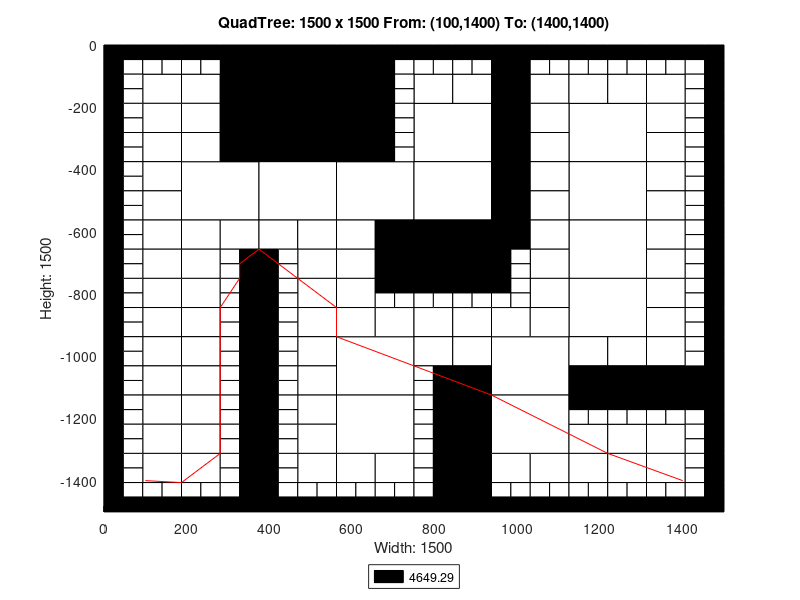

MATLAB code for this plot:
axis([0 1500 -1500 0]);
title('QuadTree: 1500 x 1500 From: (100,1400) To: (1400,1400)');
xlabel('Width: 1500');
ylabel('Height: 1500');
rectangle('Position',[375 -187.5 187.5 187.5], 'FaceColor',[0 0 0]);
rectangle('Position',[375 -375 187.5 187.5], 'FaceColor',[0 0 0]);
rectangle('Position',[187.5 -562.5 187.5 187.5], 'FaceColor',[1 1 1]);
rectangle('Position',[375 -562.5 187.5 187.5], 'FaceColor',[1 1 1]);
rectangle('Position',[562.5 -562.5 187.5 187.5], 'FaceColor',[1 1 1]);
rectangle('Position',[750 -375 187.5 187.5], 'FaceColor',[1 1 1]);
rectangle('Position',[1125 -375 187.5 187.5], 'FaceColor',[1 1 1]);
rectangle('Position',[750 -562.5 187.5 187.5], 'FaceColor',[1 1 1]);
rectangle('Position',[750 -750 187.5 187.5], 'FaceColor',[0 0 0]);
rectangle('Position',[1125 -562.5 187.5 187.5], 'FaceColor',[1 1 1]);
rectangle('Position',[1125 -750 187.5 187.5], 'FaceColor',[1 1 1]);
rectangle('Position',[562.5 -1125 187.5 187.5], 'FaceColor',[1 1 1]);
rectangle('Position',[562.5 -1312.5 187.5 187.5], 'FaceColor',[1 1 1]);
rectangle('Position',[937.5 -1125 187.5 187.5], 'FaceColor',[1 1 1]);
rectangle('Position',[1125 -937.5 187.5 187.5], 'FaceColor',[1 1 1]);
rectangle('Position',[937.5 -1312.5 187.5 187.5], 'FaceColor',[1 1 1]);
rectangle('Position',[93.75 -187.5 93.75 93.75], 'FaceColor',[1 1 1]);
rectangle('Position',[281.25 -93.75 93.75 93.75], 'FaceColor',[0 0 0]);
rectangle('Position',[187.5 -187.5 93.75 93.75], 'FaceColor',[1 1 1]);
rectangle('Position',[281.25 -187.5 93.75 93.75], 'FaceColor',[0 0 0]);
rectangle('Position',[93.75 -281.25 93.75 93.75], 'FaceColor',[1 1 1]);
rectangle('Position',[93.75 -375 93.75 93.75], 'FaceColor',[1 1 1]);
rectangle('Position',[187.5 -281.25 93.75 93.75], 'FaceColor',[1 1 1]);
rectangle('Position',[281.25 -281.25 93.75 93.75], 'FaceColor',[0 0 0]);
rectangle('Position',[187.5 -375 93.75 93.75], 'FaceColor',[1 1 1]);
rectangle('Position',[281.25 -375 93.75 93.75], 'FaceColor',[0 0 0]);
rectangle('Position',[562.5 -93.75 93.75 93.75], 'FaceColor',[0 0 0]);
rectangle('Position',[562.5 -187.5 93.75 93.75], 'FaceColor',[0 0 0]);
rectangle('Position',[562.5 -281.25 93.75 93.75], 'FaceColor',[0 0 0]);
rectangle('Position',[562.5 -375 93.75 93.75], 'FaceColor',[0 0 0]);
rectangle('Position',[93.75 -468.75 93.75 93.75], 'FaceColor',[1 1 1]);
rectangle('Position',[93.75 -562.5 93.75 93.75], 'FaceColor',[1 1 1]);
rectangle('Position',[93.75 -656.25 93.75 93.75], 'FaceColor',[1 1 1]);
rectangle('Position',[93.75 -750 93.75 93.75], 'FaceColor',[1 1 1]);
rectangle('Position',[187.5 -656.25 93.75 93.75], 'FaceColor',[1 1 1]);
rectangle('Position',[281.25 -656.25 93.75 93.75], 'FaceColor',[1 1 1]);
rectangle('Position',[187.5 -750 93.75 93.75], 'FaceColor',[1 1 1]);
rectangle('Position',[375 -656.25 93.75 93.75], 'FaceColor',[1 1 1]);
rectangle('Position',[468.75 -656.25 93.75 93.75], 'FaceColor',[1 1 1]);
rectangle('Position',[468.75 -750 93.75 93.75], 'FaceColor',[1 1 1]);
rectangle('Position',[562.5 -656.25 93.75 93.75], 'FaceColor',[1 1 1]);
rectangle('Position',[656.25 -656.25 93.75 93.75], 'FaceColor',[0 0 0]);
rectangle('Position',[562.5 -750 93.75 93.75], 'FaceColor',[1 1 1]);
rectangle('Position',[656.25 -750 93.75 93.75], 'FaceColor',[0 0 0]);
rectangle('Position',[750 -187.5 93.75 93.75], 'FaceColor',[1 1 1]);
rectangle('Position',[843.75 -187.5 93.75 93.75], 'FaceColor',[1 1 1]);
rectangle('Position',[937.5 -93.75 93.75 93.75], 'FaceColor',[0 0 0]);
rectangle('Position',[937.5 -187.5 93.75 93.75], 'FaceColor',[0 0 0]);
rectangle('Position',[1031.25 -187.5 93.75 93.75], 'FaceColor',[1 1 1]);
rectangle('Position',[937.5 -281.25 93.75 93.75], 'FaceColor',[0 0 0]);
rectangle('Position',[1031.25 -281.25 93.75 93.75], 'FaceColor',[1 1 1]);
rectangle('Position',[937.5 -375 93.75 93.75], 'FaceColor',[0 0 0]);
rectangle('Position',[1031.25 -375 93.75 93.75], 'FaceColor',[1 1 1]);
rectangle('Position',[1125 -187.5 93.75 93.75], 'FaceColor',[1 1 1]);
rectangle('Position',[1218.75 -187.5 93.75 93.75], 'FaceColor',[1 1 1]);
rectangle('Position',[1312.5 -187.5 93.75 93.75], 'FaceColor',[1 1 1]);
rectangle('Position',[1312.5 -281.25 93.75 93.75], 'FaceColor',[1 1 1]);
rectangle('Position',[1312.5 -375 93.75 93.75], 'FaceColor',[1 1 1]);
rectangle('Position',[937.5 -468.75 93.75 93.75], 'FaceColor',[0 0 0]);
rectangle('Position',[1031.25 -468.75 93.75 93.75], 'FaceColor',[1 1 1]);
rectangle('Position',[937.5 -562.5 93.75 93.75], 'FaceColor',[0 0 0]);
rectangle('Position',[1031.25 -562.5 93.75 93.75], 'FaceColor',[1 1 1]);
rectangle('Position',[937.5 -656.25 93.75 93.75], 'FaceColor',[0 0 0]);
rectangle('Position',[1031.25 -656.25 93.75 93.75], 'FaceColor',[1 1 1]);
rectangle('Position',[1031.25 -750 93.75 93.75], 'FaceColor',[1 1 1]);
rectangle('Position',[1312.5 -468.75 93.75 93.75], 'FaceColor',[1 1 1]);
rectangle('Position',[1312.5 -562.5 93.75 93.75], 'FaceColor',[1 1 1]);
rectangle('Position',[1312.5 -656.25 93.75 93.75], 'FaceColor',[1 1 1]);
rectangle('Position',[1312.5 -750 93.75 93.75], 'FaceColor',[1 1 1]);
rectangle('Position',[93.75 -843.75 93.75 93.75], 'FaceColor',[1 1 1]);
rectangle('Position',[93.75 -937.5 93.75 93.75], 'FaceColor',[1 1 1]);
rectangle('Position',[187.5 -843.75 93.75 93.75], 'FaceColor',[1 1 1]);
rectangle('Position',[187.5 -937.5 93.75 93.75], 'FaceColor',[1 1 1]);
rectangle('Position',[93.75 -1031.25 93.75 93.75], 'FaceColor',[1 1 1]);
rectangle('Position',[93.75 -1125 93.75 93.75], 'FaceColor',[1 1 1]);
rectangle('Position',[187.5 -1031.25 93.75 93.75], 'FaceColor',[1 1 1]);
rectangle('Position',[187.5 -1125 93.75 93.75], 'FaceColor',[1 1 1]);
rectangle('Position',[468.75 -843.75 93.75 93.75], 'FaceColor',[1 1 1]);
rectangle('Position',[468.75 -937.5 93.75 93.75], 'FaceColor',[1 1 1]);
rectangle('Position',[562.5 -843.75 93.75 93.75], 'FaceColor',[1 1 1]);
rectangle('Position',[562.5 -937.5 93.75 93.75], 'FaceColor',[1 1 1]);
rectangle('Position',[656.25 -937.5 93.75 93.75], 'FaceColor',[1 1 1]);
rectangle('Position',[468.75 -1031.25 93.75 93.75], 'FaceColor',[1 1 1]);
rectangle('Position',[468.75 -1125 93.75 93.75], 'FaceColor',[1 1 1]);
rectangle('Position',[93.75 -1218.75 93.75 93.75], 'FaceColor',[1 1 1]);
rectangle('Position',[93.75 -1312.5 93.75 93.75], 'FaceColor',[1 1 1]);
rectangle('Position',[187.5 -1218.75 93.75 93.75], 'FaceColor',[1 1 1]);
rectangle('Position',[187.5 -1312.5 93.75 93.75], 'FaceColor',[1 1 1]);
rectangle('Position',[93.75 -1406.25 93.75 93.75], 'FaceColor',[1 1 1]);
rectangle('Position',[187.5 -1406.25 93.75 93.75], 'FaceColor',[1 1 1]);
rectangle('Position',[468.75 -1218.75 93.75 93.75], 'FaceColor',[1 1 1]);
rectangle('Position',[468.75 -1312.5 93.75 93.75], 'FaceColor',[1 1 1]);
rectangle('Position',[468.75 -1406.25 93.75 93.75], 'FaceColor',[1 1 1]);
rectangle('Position',[562.5 -1406.25 93.75 93.75], 'FaceColor',[1 1 1]);
rectangle('Position',[656.25 -1406.25 93.75 93.75], 'FaceColor',[1 1 1]);
rectangle('Position',[750 -937.5 93.75 93.75], 'FaceColor',[1 1 1]);
rectangle('Position',[843.75 -937.5 93.75 93.75], 'FaceColor',[1 1 1]);
rectangle('Position',[1031.25 -843.75 93.75 93.75], 'FaceColor',[1 1 1]);
rectangle('Position',[937.5 -937.5 93.75 93.75], 'FaceColor',[1 1 1]);
rectangle('Position',[1031.25 -937.5 93.75 93.75], 'FaceColor',[1 1 1]);
rectangle('Position',[750 -1031.25 93.75 93.75], 'FaceColor',[1 1 1]);
rectangle('Position',[843.75 -1031.25 93.75 93.75], 'FaceColor',[1 1 1]);
rectangle('Position',[843.75 -1125 93.75 93.75], 'FaceColor',[0 0 0]);
rectangle('Position',[1312.5 -843.75 93.75 93.75], 'FaceColor',[1 1 1]);
rectangle('Position',[1312.5 -937.5 93.75 93.75], 'FaceColor',[1 1 1]);
rectangle('Position',[1125 -1031.25 93.75 93.75], 'FaceColor',[1 1 1]);
rectangle('Position',[1218.75 -1031.25 93.75 93.75], 'FaceColor',[1 1 1]);
rectangle('Position',[1125 -1125 93.75 93.75], 'FaceColor',[0 0 0]);
rectangle('Position',[1218.75 -1125 93.75 93.75], 'FaceColor',[0 0 0]);
rectangle('Position',[1312.5 -1031.25 93.75 93.75], 'FaceColor',[1 1 1]);
rectangle('Position',[1312.5 -1125 93.75 93.75], 'FaceColor',[0 0 0]);
rectangle('Position',[1406.25 -1125 93.75 93.75], 'FaceColor',[0 0 0]);
rectangle('Position',[843.75 -1218.75 93.75 93.75], 'FaceColor',[0 0 0]);
rectangle('Position',[843.75 -1312.5 93.75 93.75], 'FaceColor',[0 0 0]);
rectangle('Position',[843.75 -1406.25 93.75 93.75], 'FaceColor',[0 0 0]);
rectangle('Position',[843.75 -1500 93.75 93.75], 'FaceColor',[0 0 0]);
rectangle('Position',[937.5 -1406.25 93.75 93.75], 'FaceColor',[1 1 1]);
rectangle('Position',[1031.25 -1406.25 93.75 93.75], 'FaceColor',[1 1 1]);
rectangle('Position',[1125 -1312.5 93.75 93.75], 'FaceColor',[1 1 1]);
rectangle('Position',[1218.75 -1312.5 93.75 93.75], 'FaceColor',[1 1 1]);
rectangle('Position',[1312.5 -1312.5 93.75 93.75], 'FaceColor',[1 1 1]);
rectangle('Position',[1125 -1406.25 93.75 93.75], 'FaceColor',[1 1 1]);
rectangle('Position',[1218.75 -1406.25 93.75 93.75], 'FaceColor',[1 1 1]);
rectangle('Position',[1312.5 -1406.25 93.75 93.75], 'FaceColor',[1 1 1]);
rectangle('Position',[0 -46.875 46.875 46.875], 'FaceColor',[0 0 0]);
rectangle('Position',[46.875 -46.875 46.875 46.875], 'FaceColor',[0 0 0]);
rectangle('Position',[0 -93.75 46.875 46.875], 'FaceColor',[0 0 0]);
rectangle('Position',[46.875 -93.75 46.875 46.875], 'FaceColor',[1 1 1]);
rectangle('Position',[93.75 -46.875 46.875 46.875], 'FaceColor',[0 0 0]);
rectangle('Position',[140.625 -46.875 46.875 46.875], 'FaceColor',[0 0 0]);
rectangle('Position',[93.75 -93.75 46.875 46.875], 'FaceColor',[1 1 1]);
rectangle('Position',[140.625 -93.75 46.875 46.875], 'FaceColor',[1 1 1]);
rectangle('Position',[0 -140.625 46.875 46.875], 'FaceColor',[0 0 0]);
rectangle('Position',[46.875 -140.625 46.875 46.875], 'FaceColor',[1 1 1]);
rectangle('Position',[0 -187.5 46.875 46.875], 'FaceColor',[0 0 0]);
rectangle('Position',[46.875 -187.5 46.875 46.875], 'FaceColor',[1 1 1]);
rectangle('Position',[187.5 -46.875 46.875 46.875], 'FaceColor',[0 0 0]);
rectangle('Position',[234.375 -46.875 46.875 46.875], 'FaceColor',[0 0 0]);
rectangle('Position',[187.5 -93.75 46.875 46.875], 'FaceColor',[1 1 1]);
rectangle('Position',[234.375 -93.75 46.875 46.875], 'FaceColor',[1 1 1]);
rectangle('Position',[0 -234.375 46.875 46.875], 'FaceColor',[0 0 0]);
rectangle('Position',[46.875 -234.375 46.875 46.875], 'FaceColor',[1 1 1]);
rectangle('Position',[0 -281.25 46.875 46.875], 'FaceColor',[0 0 0]);
rectangle('Position',[46.875 -281.25 46.875 46.875], 'FaceColor',[1 1 1]);
rectangle('Position',[0 -328.125 46.875 46.875], 'FaceColor',[0 0 0]);
rectangle('Position',[46.875 -328.125 46.875 46.875], 'FaceColor',[1 1 1]);
rectangle('Position',[0 -375 46.875 46.875], 'FaceColor',[0 0 0]);
rectangle('Position',[46.875 -375 46.875 46.875], 'FaceColor',[1 1 1]);
rectangle('Position',[656.25 -46.875 46.875 46.875], 'FaceColor',[0 0 0]);
rectangle('Position',[703.125 -46.875 46.875 46.875], 'FaceColor',[0 0 0]);
rectangle('Position',[656.25 -93.75 46.875 46.875], 'FaceColor',[0 0 0]);
rectangle('Position',[703.125 -93.75 46.875 46.875], 'FaceColor',[1 1 1]);
rectangle('Position',[656.25 -140.625 46.875 46.875], 'FaceColor',[0 0 0]);
rectangle('Position',[703.125 -140.625 46.875 46.875], 'FaceColor',[1 1 1]);
rectangle('Position',[656.25 -187.5 46.875 46.875], 'FaceColor',[0 0 0]);
rectangle('Position',[703.125 -187.5 46.875 46.875], 'FaceColor',[1 1 1]);
rectangle('Position',[656.25 -234.375 46.875 46.875], 'FaceColor',[0 0 0]);
rectangle('Position',[703.125 -234.375 46.875 46.875], 'FaceColor',[1 1 1]);
rectangle('Position',[656.25 -281.25 46.875 46.875], 'FaceColor',[0 0 0]);
rectangle('Position',[703.125 -281.25 46.875 46.875], 'FaceColor',[1 1 1]);
rectangle('Position',[656.25 -328.125 46.875 46.875], 'FaceColor',[0 0 0]);
rectangle('Position',[703.125 -328.125 46.875 46.875], 'FaceColor',[1 1 1]);
rectangle('Position',[656.25 -375 46.875 46.875], 'FaceColor',[0 0 0]);
rectangle('Position',[703.125 -375 46.875 46.875], 'FaceColor',[1 1 1]);
rectangle('Position',[0 -421.875 46.875 46.875], 'FaceColor',[0 0 0]);
rectangle('Position',[46.875 -421.875 46.875 46.875], 'FaceColor',[1 1 1]);
rectangle('Position',[0 -468.75 46.875 46.875], 'FaceColor',[0 0 0]);
rectangle('Position',[46.875 -468.75 46.875 46.875], 'FaceColor',[1 1 1]);
rectangle('Position',[0 -515.625 46.875 46.875], 'FaceColor',[0 0 0]);
rectangle('Position',[46.875 -515.625 46.875 46.875], 'FaceColor',[1 1 1]);
rectangle('Position',[0 -562.5 46.875 46.875], 'FaceColor',[0 0 0]);
rectangle('Position',[46.875 -562.5 46.875 46.875], 'FaceColor',[1 1 1]);
rectangle('Position',[0 -609.375 46.875 46.875], 'FaceColor',[0 0 0]);
rectangle('Position',[46.875 -609.375 46.875 46.875], 'FaceColor',[1 1 1]);
rectangle('Position',[0 -656.25 46.875 46.875], 'FaceColor',[0 0 0]);
rectangle('Position',[46.875 -656.25 46.875 46.875], 'FaceColor',[1 1 1]);
rectangle('Position',[0 -703.125 46.875 46.875], 'FaceColor',[0 0 0]);
rectangle('Position',[46.875 -703.125 46.875 46.875], 'FaceColor',[1 1 1]);
rectangle('Position',[0 -750 46.875 46.875], 'FaceColor',[0 0 0]);
rectangle('Position',[46.875 -750 46.875 46.875], 'FaceColor',[1 1 1]);
rectangle('Position',[281.25 -703.125 46.875 46.875], 'FaceColor',[1 1 1]);
rectangle('Position',[328.125 -703.125 46.875 46.875], 'FaceColor',[0 0 0]);
rectangle('Position',[281.25 -750 46.875 46.875], 'FaceColor',[1 1 1]);
rectangle('Position',[328.125 -750 46.875 46.875], 'FaceColor',[0 0 0]);
rectangle('Position',[375 -703.125 46.875 46.875], 'FaceColor',[0 0 0]);
rectangle('Position',[421.875 -703.125 46.875 46.875], 'FaceColor',[1 1 1]);
rectangle('Position',[375 -750 46.875 46.875], 'FaceColor',[0 0 0]);
rectangle('Position',[421.875 -750 46.875 46.875], 'FaceColor',[1 1 1]);
rectangle('Position',[750 -46.875 46.875 46.875], 'FaceColor',[0 0 0]);
rectangle('Position',[796.875 -46.875 46.875 46.875], 'FaceColor',[0 0 0]);
rectangle('Position',[750 -93.75 46.875 46.875], 'FaceColor',[1 1 1]);
rectangle('Position',[796.875 -93.75 46.875 46.875], 'FaceColor',[1 1 1]);
rectangle('Position',[843.75 -46.875 46.875 46.875], 'FaceColor',[0 0 0]);
rectangle('Position',[890.625 -46.875 46.875 46.875], 'FaceColor',[0 0 0]);
rectangle('Position',[843.75 -93.75 46.875 46.875], 'FaceColor',[1 1 1]);
rectangle('Position',[890.625 -93.75 46.875 46.875], 'FaceColor',[1 1 1]);
rectangle('Position',[1031.25 -46.875 46.875 46.875], 'FaceColor',[0 0 0]);
rectangle('Position',[1078.12 -46.875 46.875 46.875], 'FaceColor',[0 0 0]);
rectangle('Position',[1031.25 -93.75 46.875 46.875], 'FaceColor',[1 1 1]);
rectangle('Position',[1078.12 -93.75 46.875 46.875], 'FaceColor',[1 1 1]);
rectangle('Position',[1125 -46.875 46.875 46.875], 'FaceColor',[0 0 0]);
rectangle('Position',[1171.88 -46.875 46.875 46.875], 'FaceColor',[0 0 0]);
rectangle('Position',[1125 -93.75 46.875 46.875], 'FaceColor',[1 1 1]);
rectangle('Position',[1171.88 -93.75 46.875 46.875], 'FaceColor',[1 1 1]);
rectangle('Position',[1218.75 -46.875 46.875 46.875], 'FaceColor',[0 0 0]);
rectangle('Position',[1265.62 -46.875 46.875 46.875], 'FaceColor',[0 0 0]);
rectangle('Position',[1218.75 -93.75 46.875 46.875], 'FaceColor',[1 1 1]);
rectangle('Position',[1265.62 -93.75 46.875 46.875], 'FaceColor',[1 1 1]);
rectangle('Position',[1312.5 -46.875 46.875 46.875], 'FaceColor',[0 0 0]);
rectangle('Position',[1359.38 -46.875 46.875 46.875], 'FaceColor',[0 0 0]);
rectangle('Position',[1312.5 -93.75 46.875 46.875], 'FaceColor',[1 1 1]);
rectangle('Position',[1359.38 -93.75 46.875 46.875], 'FaceColor',[1 1 1]);
rectangle('Position',[1406.25 -46.875 46.875 46.875], 'FaceColor',[0 0 0]);
rectangle('Position',[1453.12 -46.875 46.875 46.875], 'FaceColor',[0 0 0]);
rectangle('Position',[1406.25 -93.75 46.875 46.875], 'FaceColor',[1 1 1]);
rectangle('Position',[1453.12 -93.75 46.875 46.875], 'FaceColor',[0 0 0]);
rectangle('Position',[1406.25 -140.625 46.875 46.875], 'FaceColor',[1 1 1]);
rectangle('Position',[1453.12 -140.625 46.875 46.875], 'FaceColor',[0 0 0]);
rectangle('Position',[1406.25 -187.5 46.875 46.875], 'FaceColor',[1 1 1]);
rectangle('Position',[1453.12 -187.5 46.875 46.875], 'FaceColor',[0 0 0]);
rectangle('Position',[1406.25 -234.375 46.875 46.875], 'FaceColor',[1 1 1]);
rectangle('Position',[1453.12 -234.375 46.875 46.875], 'FaceColor',[0 0 0]);
rectangle('Position',[1406.25 -281.25 46.875 46.875], 'FaceColor',[1 1 1]);
rectangle('Position',[1453.12 -281.25 46.875 46.875], 'FaceColor',[0 0 0]);
rectangle('Position',[1406.25 -328.125 46.875 46.875], 'FaceColor',[1 1 1]);
rectangle('Position',[1453.12 -328.125 46.875 46.875], 'FaceColor',[0 0 0]);
rectangle('Position',[1406.25 -375 46.875 46.875], 'FaceColor',[1 1 1]);
rectangle('Position',[1453.12 -375 46.875 46.875], 'FaceColor',[0 0 0]);
rectangle('Position',[937.5 -703.125 46.875 46.875], 'FaceColor',[0 0 0]);
rectangle('Position',[984.375 -703.125 46.875 46.875], 'FaceColor',[1 1 1]);
rectangle('Position',[937.5 -750 46.875 46.875], 'FaceColor',[0 0 0]);
rectangle('Position',[984.375 -750 46.875 46.875], 'FaceColor',[1 1 1]);
rectangle('Position',[1406.25 -421.875 46.875 46.875], 'FaceColor',[1 1 1]);
rectangle('Position',[1453.12 -421.875 46.875 46.875], 'FaceColor',[0 0 0]);
rectangle('Position',[1406.25 -468.75 46.875 46.875], 'FaceColor',[1 1 1]);
rectangle('Position',[1453.12 -468.75 46.875 46.875], 'FaceColor',[0 0 0]);
rectangle('Position',[1406.25 -515.625 46.875 46.875], 'FaceColor',[1 1 1]);
rectangle('Position',[1453.12 -515.625 46.875 46.875], 'FaceColor',[0 0 0]);
rectangle('Position',[1406.25 -562.5 46.875 46.875], 'FaceColor',[1 1 1]);
rectangle('Position',[1453.12 -562.5 46.875 46.875], 'FaceColor',[0 0 0]);
rectangle('Position',[1406.25 -609.375 46.875 46.875], 'FaceColor',[1 1 1]);
rectangle('Position',[1453.12 -609.375 46.875 46.875], 'FaceColor',[0 0 0]);
rectangle('Position',[1406.25 -656.25 46.875 46.875], 'FaceColor',[1 1 1]);
rectangle('Position',[1453.12 -656.25 46.875 46.875], 'FaceColor',[0 0 0]);
rectangle('Position',[1406.25 -703.125 46.875 46.875], 'FaceColor',[1 1 1]);
rectangle('Position',[1453.12 -703.125 46.875 46.875], 'FaceColor',[0 0 0]);
rectangle('Position',[1406.25 -750 46.875 46.875], 'FaceColor',[1 1 1]);
rectangle('Position',[1453.12 -750 46.875 46.875], 'FaceColor',[0 0 0]);
rectangle('Position',[0 -796.875 46.875 46.875], 'FaceColor',[0 0 0]);
rectangle('Position',[46.875 -796.875 46.875 46.875], 'FaceColor',[1 1 1]);
rectangle('Position',[0 -843.75 46.875 46.875], 'FaceColor',[0 0 0]);
rectangle('Position',[46.875 -843.75 46.875 46.875], 'FaceColor',[1 1 1]);
rectangle('Position',[0 -890.625 46.875 46.875], 'FaceColor',[0 0 0]);
rectangle('Position',[46.875 -890.625 46.875 46.875], 'FaceColor',[1 1 1]);
rectangle('Position',[0 -937.5 46.875 46.875], 'FaceColor',[0 0 0]);
rectangle('Position',[46.875 -937.5 46.875 46.875], 'FaceColor',[1 1 1]);
rectangle('Position',[281.25 -796.875 46.875 46.875], 'FaceColor',[1 1 1]);
rectangle('Position',[328.125 -796.875 46.875 46.875], 'FaceColor',[0 0 0]);
rectangle('Position',[281.25 -843.75 46.875 46.875], 'FaceColor',[1 1 1]);
rectangle('Position',[328.125 -843.75 46.875 46.875], 'FaceColor',[0 0 0]);
rectangle('Position',[281.25 -890.625 46.875 46.875], 'FaceColor',[1 1 1]);
rectangle('Position',[328.125 -890.625 46.875 46.875], 'FaceColor',[0 0 0]);
rectangle('Position',[281.25 -937.5 46.875 46.875], 'FaceColor',[1 1 1]);
rectangle('Position',[328.125 -937.5 46.875 46.875], 'FaceColor',[0 0 0]);
rectangle('Position',[0 -984.375 46.875 46.875], 'FaceColor',[0 0 0]);
rectangle('Position',[46.875 -984.375 46.875 46.875], 'FaceColor',[1 1 1]);
rectangle('Position',[0 -1031.25 46.875 46.875], 'FaceColor',[0 0 0]);
rectangle('Position',[46.875 -1031.25 46.875 46.875], 'FaceColor',[1 1 1]);
rectangle('Position',[0 -1078.12 46.875 46.875], 'FaceColor',[0 0 0]);
rectangle('Position',[46.875 -1078.12 46.875 46.875], 'FaceColor',[1 1 1]);
rectangle('Position',[0 -1125 46.875 46.875], 'FaceColor',[0 0 0]);
rectangle('Position',[46.875 -1125 46.875 46.875], 'FaceColor',[1 1 1]);
rectangle('Position',[281.25 -984.375 46.875 46.875], 'FaceColor',[1 1 1]);
rectangle('Position',[328.125 -984.375 46.875 46.875], 'FaceColor',[0 0 0]);
rectangle('Position',[281.25 -1031.25 46.875 46.875], 'FaceColor',[1 1 1]);
rectangle('Position',[328.125 -1031.25 46.875 46.875], 'FaceColor',[0 0 0]);
rectangle('Position',[281.25 -1078.12 46.875 46.875], 'FaceColor',[1 1 1]);
rectangle('Position',[328.125 -1078.12 46.875 46.875], 'FaceColor',[0 0 0]);
rectangle('Position',[281.25 -1125 46.875 46.875], 'FaceColor',[1 1 1]);
rectangle('Position',[328.125 -1125 46.875 46.875], 'FaceColor',[0 0 0]);
rectangle('Position',[375 -796.875 46.875 46.875], 'FaceColor',[0 0 0]);
rectangle('Position',[421.875 -796.875 46.875 46.875], 'FaceColor',[1 1 1]);
rectangle('Position',[375 -843.75 46.875 46.875], 'FaceColor',[0 0 0]);
rectangle('Position',[421.875 -843.75 46.875 46.875], 'FaceColor',[1 1 1]);
rectangle('Position',[375 -890.625 46.875 46.875], 'FaceColor',[0 0 0]);
rectangle('Position',[421.875 -890.625 46.875 46.875], 'FaceColor',[1 1 1]);
rectangle('Position',[375 -937.5 46.875 46.875], 'FaceColor',[0 0 0]);
rectangle('Position',[421.875 -937.5 46.875 46.875], 'FaceColor',[1 1 1]);
rectangle('Position',[656.25 -796.875 46.875 46.875], 'FaceColor',[0 0 0]);
rectangle('Position',[703.125 -796.875 46.875 46.875], 'FaceColor',[0 0 0]);
rectangle('Position',[656.25 -843.75 46.875 46.875], 'FaceColor',[1 1 1]);
rectangle('Position',[703.125 -843.75 46.875 46.875], 'FaceColor',[1 1 1]);
rectangle('Position',[375 -984.375 46.875 46.875], 'FaceColor',[0 0 0]);
rectangle('Position',[421.875 -984.375 46.875 46.875], 'FaceColor',[1 1 1]);
rectangle('Position',[375 -1031.25 46.875 46.875], 'FaceColor',[0 0 0]);
rectangle('Position',[421.875 -1031.25 46.875 46.875], 'FaceColor',[1 1 1]);
rectangle('Position',[375 -1078.12 46.875 46.875], 'FaceColor',[0 0 0]);
rectangle('Position',[421.875 -1078.12 46.875 46.875], 'FaceColor',[1 1 1]);
rectangle('Position',[375 -1125 46.875 46.875], 'FaceColor',[0 0 0]);
rectangle('Position',[421.875 -1125 46.875 46.875], 'FaceColor',[1 1 1]);
rectangle('Position',[0 -1171.88 46.875 46.875], 'FaceColor',[0 0 0]);
rectangle('Position',[46.875 -1171.88 46.875 46.875], 'FaceColor',[1 1 1]);
rectangle('Position',[0 -1218.75 46.875 46.875], 'FaceColor',[0 0 0]);
rectangle('Position',[46.875 -1218.75 46.875 46.875], 'FaceColor',[1 1 1]);
rectangle('Position',[0 -1265.62 46.875 46.875], 'FaceColor',[0 0 0]);
rectangle('Position',[46.875 -1265.62 46.875 46.875], 'FaceColor',[1 1 1]);
rectangle('Position',[0 -1312.5 46.875 46.875], 'FaceColor',[0 0 0]);
rectangle('Position',[46.875 -1312.5 46.875 46.875], 'FaceColor',[1 1 1]);
rectangle('Position',[281.25 -1171.88 46.875 46.875], 'FaceColor',[1 1 1]);
rectangle('Position',[328.125 -1171.88 46.875 46.875], 'FaceColor',[0 0 0]);
rectangle('Position',[281.25 -1218.75 46.875 46.875], 'FaceColor',[1 1 1]);
rectangle('Position',[328.125 -1218.75 46.875 46.875], 'FaceColor',[0 0 0]);
rectangle('Position',[281.25 -1265.62 46.875 46.875], 'FaceColor',[1 1 1]);
rectangle('Position',[328.125 -1265.62 46.875 46.875], 'FaceColor',[0 0 0]);
rectangle('Position',[281.25 -1312.5 46.875 46.875], 'FaceColor',[1 1 1]);
rectangle('Position',[328.125 -1312.5 46.875 46.875], 'FaceColor',[0 0 0]);
rectangle('Position',[0 -1359.38 46.875 46.875], 'FaceColor',[0 0 0]);
rectangle('Position',[46.875 -1359.38 46.875 46.875], 'FaceColor',[1 1 1]);
rectangle('Position',[0 -1406.25 46.875 46.875], 'FaceColor',[0 0 0]);
rectangle('Position',[46.875 -1406.25 46.875 46.875], 'FaceColor',[1 1 1]);
rectangle('Position',[0 -1453.12 46.875 46.875], 'FaceColor',[0 0 0]);
rectangle('Position',[46.875 -1453.12 46.875 46.875], 'FaceColor',[1 1 1]);
rectangle('Position',[0 -1500 46.875 46.875], 'FaceColor',[0 0 0]);
rectangle('Position',[46.875 -1500 46.875 46.875], 'FaceColor',[0 0 0]);
rectangle('Position',[93.75 -1453.12 46.875 46.875], 'FaceColor',[1 1 1]);
rectangle('Position',[140.625 -1453.12 46.875 46.875], 'FaceColor',[1 1 1]);
rectangle('Position',[93.75 -1500 46.875 46.875], 'FaceColor',[0 0 0]);
rectangle('Position',[140.625 -1500 46.875 46.875], 'FaceColor',[0 0 0]);
rectangle('Position',[281.25 -1359.38 46.875 46.875], 'FaceColor',[1 1 1]);
rectangle('Position',[328.125 -1359.38 46.875 46.875], 'FaceColor',[0 0 0]);
rectangle('Position',[281.25 -1406.25 46.875 46.875], 'FaceColor',[1 1 1]);
rectangle('Position',[328.125 -1406.25 46.875 46.875], 'FaceColor',[0 0 0]);
rectangle('Position',[187.5 -1453.12 46.875 46.875], 'FaceColor',[1 1 1]);
rectangle('Position',[234.375 -1453.12 46.875 46.875], 'FaceColor',[1 1 1]);
rectangle('Position',[187.5 -1500 46.875 46.875], 'FaceColor',[0 0 0]);
rectangle('Position',[234.375 -1500 46.875 46.875], 'FaceColor',[0 0 0]);
rectangle('Position',[281.25 -1453.12 46.875 46.875], 'FaceColor',[1 1 1]);
rectangle('Position',[328.125 -1453.12 46.875 46.875], 'FaceColor',[0 0 0]);
rectangle('Position',[281.25 -1500 46.875 46.875], 'FaceColor',[0 0 0]);
rectangle('Position',[328.125 -1500 46.875 46.875], 'FaceColor',[0 0 0]);
rectangle('Position',[375 -1171.88 46.875 46.875], 'FaceColor',[0 0 0]);
rectangle('Position',[421.875 -1171.88 46.875 46.875], 'FaceColor',[1 1 1]);
rectangle('Position',[375 -1218.75 46.875 46.875], 'FaceColor',[0 0 0]);
rectangle('Position',[421.875 -1218.75 46.875 46.875], 'FaceColor',[1 1 1]);
rectangle('Position',[375 -1265.62 46.875 46.875], 'FaceColor',[0 0 0]);
rectangle('Position',[421.875 -1265.62 46.875 46.875], 'FaceColor',[1 1 1]);
rectangle('Position',[375 -1312.5 46.875 46.875], 'FaceColor',[0 0 0]);
rectangle('Position',[421.875 -1312.5 46.875 46.875], 'FaceColor',[1 1 1]);
rectangle('Position',[375 -1359.38 46.875 46.875], 'FaceColor',[0 0 0]);
rectangle('Position',[421.875 -1359.38 46.875 46.875], 'FaceColor',[1 1 1]);
rectangle('Position',[375 -1406.25 46.875 46.875], 'FaceColor',[0 0 0]);
rectangle('Position',[421.875 -1406.25 46.875 46.875], 'FaceColor',[1 1 1]);
rectangle('Position',[375 -1453.12 46.875 46.875], 'FaceColor',[0 0 0]);
rectangle('Position',[421.875 -1453.12 46.875 46.875], 'FaceColor',[1 1 1]);
rectangle('Position',[375 -1500 46.875 46.875], 'FaceColor',[0 0 0]);
rectangle('Position',[421.875 -1500 46.875 46.875], 'FaceColor',[0 0 0]);
rectangle('Position',[468.75 -1453.12 46.875 46.875], 'FaceColor',[1 1 1]);
rectangle('Position',[515.625 -1453.12 46.875 46.875], 'FaceColor',[1 1 1]);
rectangle('Position',[468.75 -1500 46.875 46.875], 'FaceColor',[0 0 0]);
rectangle('Position',[515.625 -1500 46.875 46.875], 'FaceColor',[0 0 0]);
rectangle('Position',[562.5 -1453.12 46.875 46.875], 'FaceColor',[1 1 1]);
rectangle('Position',[609.375 -1453.12 46.875 46.875], 'FaceColor',[1 1 1]);
rectangle('Position',[562.5 -1500 46.875 46.875], 'FaceColor',[0 0 0]);
rectangle('Position',[609.375 -1500 46.875 46.875], 'FaceColor',[0 0 0]);
rectangle('Position',[656.25 -1453.12 46.875 46.875], 'FaceColor',[1 1 1]);
rectangle('Position',[703.125 -1453.12 46.875 46.875], 'FaceColor',[1 1 1]);
rectangle('Position',[656.25 -1500 46.875 46.875], 'FaceColor',[0 0 0]);
rectangle('Position',[703.125 -1500 46.875 46.875], 'FaceColor',[0 0 0]);
rectangle('Position',[750 -796.875 46.875 46.875], 'FaceColor',[0 0 0]);
rectangle('Position',[796.875 -796.875 46.875 46.875], 'FaceColor',[0 0 0]);
rectangle('Position',[750 -843.75 46.875 46.875], 'FaceColor',[1 1 1]);
rectangle('Position',[796.875 -843.75 46.875 46.875], 'FaceColor',[1 1 1]);
rectangle('Position',[843.75 -796.875 46.875 46.875], 'FaceColor',[0 0 0]);
rectangle('Position',[890.625 -796.875 46.875 46.875], 'FaceColor',[0 0 0]);
rectangle('Position',[843.75 -843.75 46.875 46.875], 'FaceColor',[1 1 1]);
rectangle('Position',[890.625 -843.75 46.875 46.875], 'FaceColor',[1 1 1]);
rectangle('Position',[937.5 -796.875 46.875 46.875], 'FaceColor',[0 0 0]);
rectangle('Position',[984.375 -796.875 46.875 46.875], 'FaceColor',[1 1 1]);
rectangle('Position',[937.5 -843.75 46.875 46.875], 'FaceColor',[1 1 1]);
rectangle('Position',[984.375 -843.75 46.875 46.875], 'FaceColor',[1 1 1]);
rectangle('Position',[750 -1078.12 46.875 46.875], 'FaceColor',[1 1 1]);
rectangle('Position',[796.875 -1078.12 46.875 46.875], 'FaceColor',[0 0 0]);
rectangle('Position',[750 -1125 46.875 46.875], 'FaceColor',[1 1 1]);
rectangle('Position',[796.875 -1125 46.875 46.875], 'FaceColor',[0 0 0]);
rectangle('Position',[1406.25 -796.875 46.875 46.875], 'FaceColor',[1 1 1]);
rectangle('Position',[1453.12 -796.875 46.875 46.875], 'FaceColor',[0 0 0]);
rectangle('Position',[1406.25 -843.75 46.875 46.875], 'FaceColor',[1 1 1]);
rectangle('Position',[1453.12 -843.75 46.875 46.875], 'FaceColor',[0 0 0]);
rectangle('Position',[1406.25 -890.625 46.875 46.875], 'FaceColor',[1 1 1]);
rectangle('Position',[1453.12 -890.625 46.875 46.875], 'FaceColor',[0 0 0]);
rectangle('Position',[1406.25 -937.5 46.875 46.875], 'FaceColor',[1 1 1]);
rectangle('Position',[1453.12 -937.5 46.875 46.875], 'FaceColor',[0 0 0]);
rectangle('Position',[1406.25 -984.375 46.875 46.875], 'FaceColor',[1 1 1]);
rectangle('Position',[1453.12 -984.375 46.875 46.875], 'FaceColor',[0 0 0]);
rectangle('Position',[1406.25 -1031.25 46.875 46.875], 'FaceColor',[1 1 1]);
rectangle('Position',[1453.12 -1031.25 46.875 46.875], 'FaceColor',[0 0 0]);
rectangle('Position',[750 -1171.88 46.875 46.875], 'FaceColor',[1 1 1]);
rectangle('Position',[796.875 -1171.88 46.875 46.875], 'FaceColor',[0 0 0]);
rectangle('Position',[750 -1218.75 46.875 46.875], 'FaceColor',[1 1 1]);
rectangle('Position',[796.875 -1218.75 46.875 46.875], 'FaceColor',[0 0 0]);
rectangle('Position',[750 -1265.62 46.875 46.875], 'FaceColor',[1 1 1]);
rectangle('Position',[796.875 -1265.62 46.875 46.875], 'FaceColor',[0 0 0]);
rectangle('Position',[750 -1312.5 46.875 46.875], 'FaceColor',[1 1 1]);
rectangle('Position',[796.875 -1312.5 46.875 46.875], 'FaceColor',[0 0 0]);
rectangle('Position',[750 -1359.38 46.875 46.875], 'FaceColor',[1 1 1]);
rectangle('Position',[796.875 -1359.38 46.875 46.875], 'FaceColor',[0 0 0]);
rectangle('Position',[750 -1406.25 46.875 46.875], 'FaceColor',[1 1 1]);
rectangle('Position',[796.875 -1406.25 46.875 46.875], 'FaceColor',[0 0 0]);
rectangle('Position',[750 -1453.12 46.875 46.875], 'FaceColor',[1 1 1]);
rectangle('Position',[796.875 -1453.12 46.875 46.875], 'FaceColor',[0 0 0]);
rectangle('Position',[750 -1500 46.875 46.875], 'FaceColor',[0 0 0]);
rectangle('Position',[796.875 -1500 46.875 46.875], 'FaceColor',[0 0 0]);
rectangle('Position',[937.5 -1453.12 46.875 46.875], 'FaceColor',[1 1 1]);
rectangle('Position',[984.375 -1453.12 46.875 46.875], 'FaceColor',[1 1 1]);
rectangle('Position',[937.5 -1500 46.875 46.875], 'FaceColor',[0 0 0]);
rectangle('Position',[984.375 -1500 46.875 46.875], 'FaceColor',[0 0 0]);
rectangle('Position',[1031.25 -1453.12 46.875 46.875], 'FaceColor',[1 1 1]);
rectangle('Position',[1078.12 -1453.12 46.875 46.875], 'FaceColor',[1 1 1]);
rectangle('Position',[1031.25 -1500 46.875 46.875], 'FaceColor',[0 0 0]);
rectangle('Position',[1078.12 -1500 46.875 46.875], 'FaceColor',[0 0 0]);
rectangle('Position',[1125 -1171.88 46.875 46.875], 'FaceColor',[0 0 0]);
rectangle('Position',[1171.88 -1171.88 46.875 46.875], 'FaceColor',[0 0 0]);
rectangle('Position',[1125 -1218.75 46.875 46.875], 'FaceColor',[1 1 1]);
rectangle('Position',[1171.88 -1218.75 46.875 46.875], 'FaceColor',[1 1 1]);
rectangle('Position',[1218.75 -1171.88 46.875 46.875], 'FaceColor',[0 0 0]);
rectangle('Position',[1265.62 -1171.88 46.875 46.875], 'FaceColor',[0 0 0]);
rectangle('Position',[1218.75 -1218.75 46.875 46.875], 'FaceColor',[1 1 1]);
rectangle('Position',[1265.62 -1218.75 46.875 46.875], 'FaceColor',[1 1 1]);
rectangle('Position',[1312.5 -1171.88 46.875 46.875], 'FaceColor',[0 0 0]);
rectangle('Position',[1359.38 -1171.88 46.875 46.875], 'FaceColor',[0 0 0]);
rectangle('Position',[1312.5 -1218.75 46.875 46.875], 'FaceColor',[1 1 1]);
rectangle('Position',[1359.38 -1218.75 46.875 46.875], 'FaceColor',[1 1 1]);
rectangle('Position',[1406.25 -1171.88 46.875 46.875], 'FaceColor',[0 0 0]);
rectangle('Position',[1453.12 -1171.88 46.875 46.875], 'FaceColor',[0 0 0]);
rectangle('Position',[1406.25 -1218.75 46.875 46.875], 'FaceColor',[1 1 1]);
rectangle('Position',[1453.12 -1218.75 46.875 46.875], 'FaceColor',[0 0 0]);
rectangle('Position',[1406.25 -1265.62 46.875 46.875], 'FaceColor',[1 1 1]);
rectangle('Position',[1453.12 -1265.62 46.875 46.875], 'FaceColor',[0 0 0]);
rectangle('Position',[1406.25 -1312.5 46.875 46.875], 'FaceColor',[1 1 1]);
rectangle('Position',[1453.12 -1312.5 46.875 46.875], 'FaceColor',[0 0 0]);
rectangle('Position',[1125 -1453.12 46.875 46.875], 'FaceColor',[1 1 1]);
rectangle('Position',[1171.88 -1453.12 46.875 46.875], 'FaceColor',[1 1 1]);
rectangle('Position',[1125 -1500 46.875 46.875], 'FaceColor',[0 0 0]);
rectangle('Position',[1171.88 -1500 46.875 46.875], 'FaceColor',[0 0 0]);
rectangle('Position',[1218.75 -1453.12 46.875 46.875], 'FaceColor',[1 1 1]);
rectangle('Position',[1265.62 -1453.12 46.875 46.875], 'FaceColor',[1 1 1]);
rectangle('Position',[1218.75 -1500 46.875 46.875], 'FaceColor',[0 0 0]);
rectangle('Position',[1265.62 -1500 46.875 46.875], 'FaceColor',[0 0 0]);
rectangle('Position',[1406.25 -1359.38 46.875 46.875], 'FaceColor',[1 1 1]);
rectangle('Position',[1453.12 -1359.38 46.875 46.875], 'FaceColor',[0 0 0]);
rectangle('Position',[1406.25 -1406.25 46.875 46.875], 'FaceColor',[1 1 1]);
rectangle('Position',[1453.12 -1406.25 46.875 46.875], 'FaceColor',[0 0 0]);
rectangle('Position',[1312.5 -1453.12 46.875 46.875], 'FaceColor',[1 1 1]);
rectangle('Position',[1359.38 -1453.12 46.875 46.875], 'FaceColor',[1 1 1]);
rectangle('Position',[1312.5 -1500 46.875 46.875], 'FaceColor',[0 0 0]);
rectangle('Position',[1359.38 -1500 46.875 46.875], 'FaceColor',[0 0 0]);
rectangle('Position',[1406.25 -1453.12 46.875 46.875], 'FaceColor',[1 1 1]);
rectangle('Position',[1453.12 -1453.12 46.875 46.875], 'FaceColor',[0 0 0]);
rectangle('Position',[1406.25 -1500 46.875 46.875], 'FaceColor',[0 0 0]);
rectangle('Position',[1453.12 -1500 46.875 46.875], 'FaceColor',[0 0 0]);
X=[1400,1400,1218.75,1218.75,937.5,937.5,750,750,562.5,562.5,562.5,562.5,375,375,375,328.125,328.125,281.25,281.25,281.25,281.25,281.25,281.25,187.5,100];
Y=[-1400,-1400,-1312.5,-1312.5,-1125,-1125,-1031.25,-1031.25,-937.5,-937.5,-843.75,-843.75,-656.25,-656.25,-656.25,-703.125,-750,-843.75,-937.5,-1031.25,-1125,-1218.75,-1312.5,-1406.25,-1400];
hold on;
plot(X,Y,'r');
legend('4649.29','Location','southoutside');
